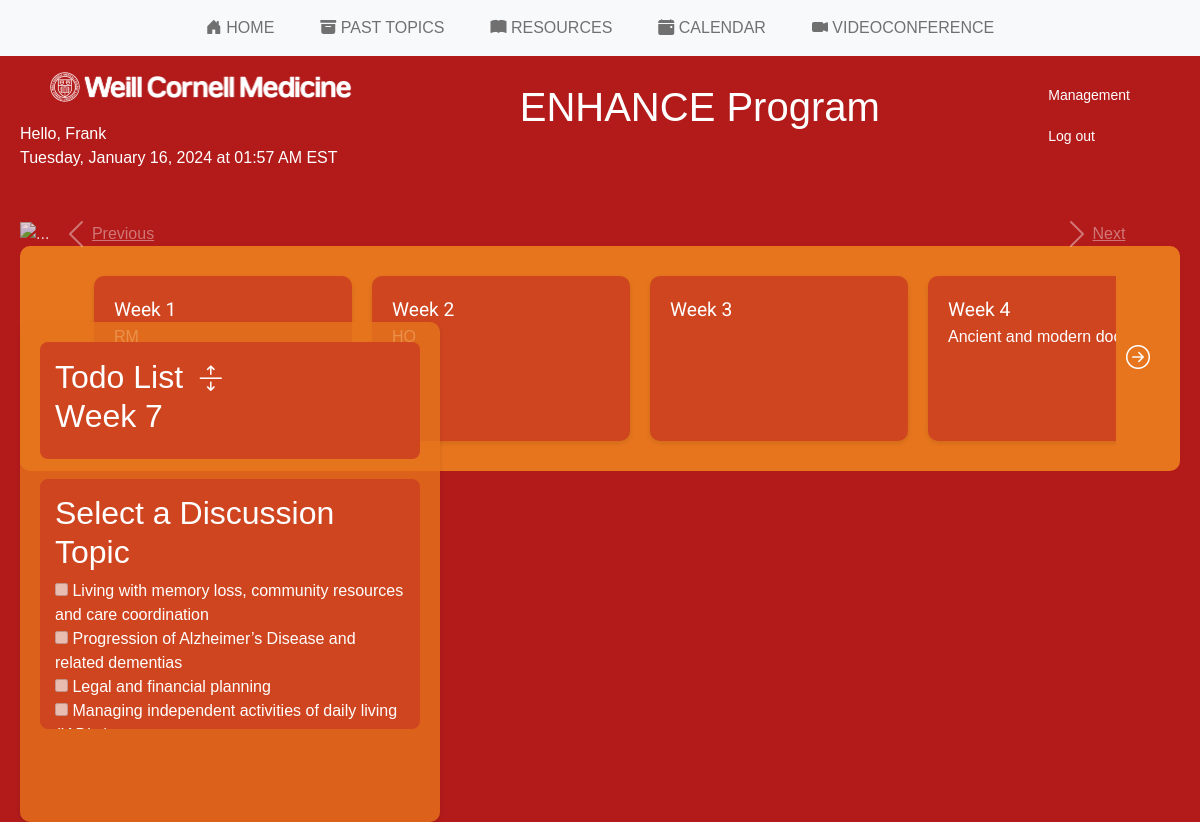
Before: /projects/ (signed in) with the older database file.
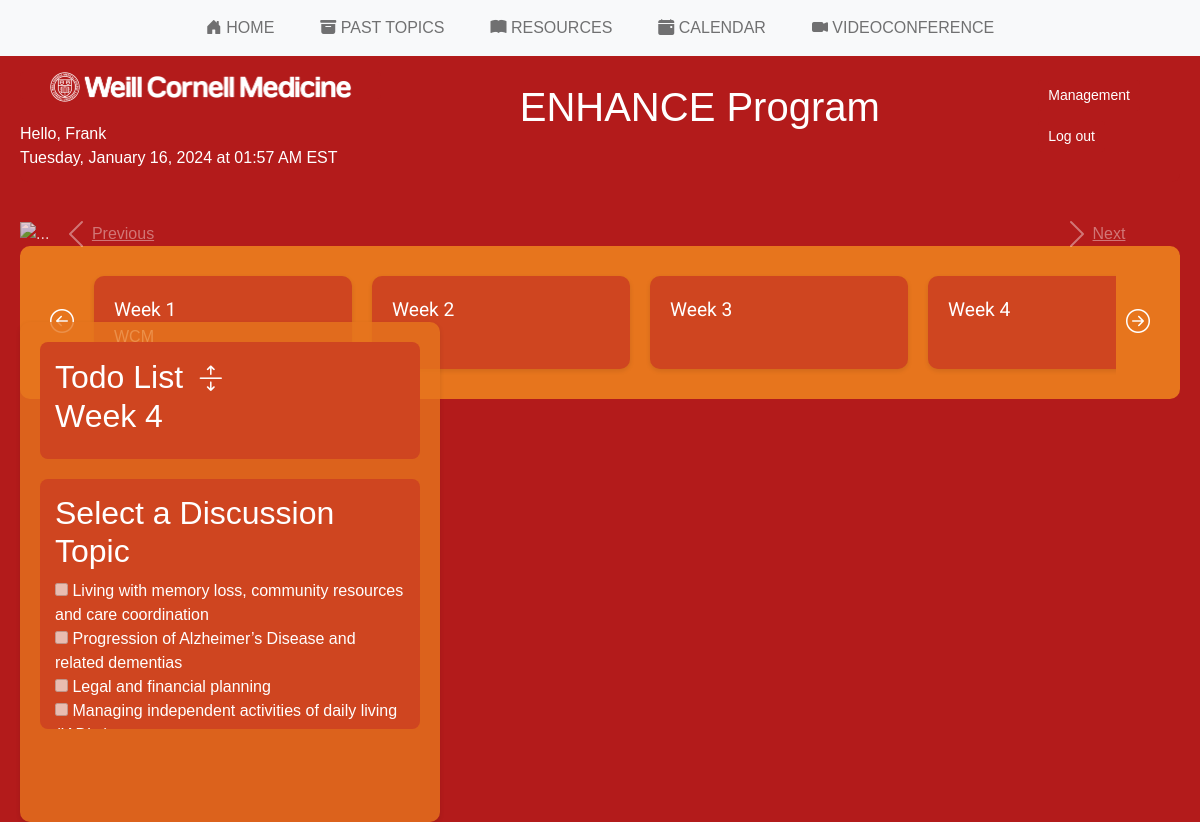
After: the same page with the newer database file.
### projects/models.py (models this page shows, shortened)
class Project(models.Model):
    STATUS_CHOICES = (
        ('Not Started', 'Not Started'),
        ('Incompleted', 'Incompleted'),
        ('Completed', 'Completed'),
    )
    name = models.CharField(max_length=100)
    description = models.TextField(max_length=100)
    status = models.CharField(max_length=12, choices=STATUS_CHOICES, default='Not Started')
    user = models.ForeignKey(settings.AUTH_USER_MODEL, on_delete=models.CASCADE)
    week = models.IntegerField(choices=[(i, f"Week {i}") for i in range(1, 11)], null=True)

### projects/views.py (the view)
# urls.py: path('projects/', project_list, name='project_list'),
@login_required
def project_list(request):
    topic_options = [
        "Living with memory loss, community resources and care coordination",
        "Progression of Alzheimer’s Disease and related dementias",
        "Legal and financial planning",
        "Managing independent activities of daily living (IADLs)",
        "Communication",
        "Driving safety",
        "Stress management",
        "Managing activities of daily living (ADLs)",
        "Care recipient wandering",
        "Care recipient aggression/repeated questioning",
        "Care recipient depression",
        "Caregiving transitions: legal issues, placement, hospice/end of life, bereavement",
        "Home safety"
    ]
    user_selected_topics = request.user.Topic.split('; ') if request.user.Topic else []
    if request.method == 'POST':
        form = ProjectForm(request.POST)
        if form.is_valid():
            project = form.save(commit=False)
            project.user = request.user
            project.week = form.cleaned_data['week']
            project.save()
            return redirect('project_list')
    else:
        form = ProjectForm()
    if request.user.start_date:
        delta = datetime.now().date() - request.user.start_date
        current_week = delta.days // 7 + 1
    else:
        current_week = 1
    incomplete_projects = Project.objects.filter(
        user=request.user,
        status__in=["Not Started", "Incompleted"],
        week=current_week
    )
    projects = Project.objects.filter(user=request.user)
    context = {
        'form': form,
        'projects': projects,
        'incomplete_projects': incomplete_projects,
        'topic_options': topic_options,
        'user_selected_topics': user_selected_topics,
        'weeks': range(1, 11),
        'user_start_date': request.user.start_date
    }
    return render(request, 'projects/project_list.html', context)

### projects/forms.py
class ProjectForm(forms.ModelForm):
    class Meta:
        model = Project
        fields = ['name', 'description', 'week']

### projects/templates/projects/project_list.html (shortened to what the changed rows need)
<!DOCTYPE html>
<html lang="en">
<head>
    {% load static %}
    <link href="https://cdn.jsdelivr.net/npm/bootstrap@5.1.3/dist/css/bootstrap.min.css" rel="stylesheet">
    <link href="https://cdn.jsdelivr.net/npm/bootstrap-icons@1.9.0/font/bootstrap-icons.css" rel="stylesheet">
    <link href="https://cdn.jsdelivr.net/npm/bootstrap-icons/font/bootstrap-icons.css" rel="stylesheet">
    <link rel="stylesheet" href="{% static 'css/project_list.css' %}">
</head>
<body>
<div class="top_navi">
    <div class="title-container">
        <h1>ENHANCE Program</h1>
    </div>
</div>
<div class="sidebar">
    <div class="todo-list-container">
        <div class="sticky-header">
        <h2>
            Todo List
            <button id="toggleTodoList" >
                <i class="bi bi-arrows-expand" style="color: white; font-size: 0.8em;"></i>
            </button>
            <br>
            <span id="timeDifference"></span>
        </h2>
        </div>
    </div>
    <div class="topic-selection-container">
        <div class="sticky-header">
            <h2 id="topicSelectionHeader">Select a Discussion Topic</h2>
        </div>
    <form method="post" action="{% url 'save_user_topics' %}">
       <div id="topicSelection">
           {% for topic_option in topic_options %}
               <label>
                   <input type="checkbox" name="topics" value="{{ topic_option }}"
                          {% if topic_option in user_selected_topics %}checked{% endif %}>
                   {{ topic_option }}
               </label><br>
           {% endfor %}
       </div>
    </form>
    </div>
</div>
<div class="week-container">
        <div class="week-arrow" onclick="scrollWeeks('left')">
            <i class="bi bi-arrow-left-circle"></i>
        </div>
        <div class="week-scroll">
            {% for week_number in weeks %}
                <div class="week">
                    <div class="week-header">Week {{ week_number }}</div>
                    {% for project in projects %}
                        {% if project.week == week_number %}
                            <div>
                                <a href="#" onclick="updateProjectStatus({{ project.id }}, 'Incompleted');" data-toggle="modal" data-target="#videoModal{{ project.id }}">
                                    {{ project.name }}
                                </a>
                            </div>
                        {% endif %}
                    {% endfor %}
                </div>
            {% endfor %}
        </div>
</div>
</body>
</html>

Changed rows visible on the page:
removed Project: name "RM", shown under "1"
removed Project: name "HO", shown under "2"
removed Project: name "Ancient and modern…", shown under "4"
added Project: name "WCM", shown under "1"
Other visible differences:
text written by a page script: "Week 7" → "Week 4"
